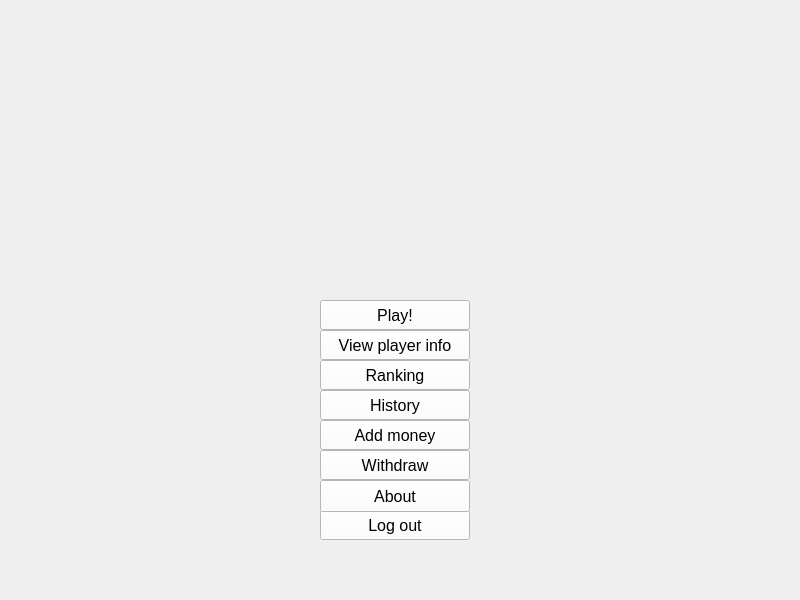
<?xml version="1.0" encoding="UTF-8"?>
<ui version="4.0">
 <class>Form</class>
 <widget class="QWidget" name="Form">
  <property name="geometry">
   <rect>
    <x>0</x>
    <y>0</y>
    <width>800</width>
    <height>600</height>
   </rect>
  </property>
  <property name="windowTitle">
   <string>Form</string>
  </property>
  <property name="layoutDirection">
   <enum>Qt::LeftToRight</enum>
  </property>
  <widget class="QPushButton" name="play_button">
   <property name="geometry">
    <rect>
     <x>320</x>
     <y>300</y>
     <width>150</width>
     <height>30</height>
    </rect>
   </property>
   <property name="font">
    <font>
     <family>Arial</family>
     <pointsize>12</pointsize>
    </font>
   </property>
   <property name="styleSheet">
    <string notr="true">color: rgb(0, 0, 0);
background-color: rgb(255, 255, 255);
border-color: rgb(255, 255, 255);</string>
   </property>
   <property name="text">
    <string>Play!</string>
   </property>
  </widget>
  <widget class="QPushButton" name="logout_button">
   <property name="geometry">
    <rect>
     <x>320</x>
     <y>510</y>
     <width>150</width>
     <height>30</height>
    </rect>
   </property>
   <property name="font">
    <font>
     <family>Arial</family>
     <pointsize>12</pointsize>
    </font>
   </property>
   <property name="styleSheet">
    <string notr="true">color: rgb(0, 0, 0);
background-color: rgb(255, 255, 255);
border-color: rgb(255, 255, 255);</string>
   </property>
   <property name="text">
    <string>Log out</string>
   </property>
  </widget>
  <widget class="QPushButton" name="add_button">
   <property name="geometry">
    <rect>
     <x>320</x>
     <y>420</y>
     <width>150</width>
     <height>30</height>
    </rect>
   </property>
   <property name="font">
    <font>
     <family>Arial</family>
     <pointsize>12</pointsize>
    </font>
   </property>
   <property name="styleSheet">
    <string notr="true">color: rgb(0, 0, 0);
background-color: rgb(255, 255, 255);
border-color: rgb(255, 255, 255);</string>
   </property>
   <property name="text">
    <string>Add money</string>
   </property>
  </widget>
  <widget class="QPushButton" name="info_button">
   <property name="geometry">
    <rect>
     <x>320</x>
     <y>330</y>
     <width>150</width>
     <height>30</height>
    </rect>
   </property>
   <property name="font">
    <font>
     <family>Arial</family>
     <pointsize>12</pointsize>
    </font>
   </property>
   <property name="styleSheet">
    <string notr="true">color: rgb(0, 0, 0);
background-color: rgb(255, 255, 255);
border-color: rgb(255, 255, 255);</string>
   </property>
   <property name="text">
    <string>View player info</string>
   </property>
  </widget>
  <widget class="QPushButton" name="show_rank_button">
   <property name="geometry">
    <rect>
     <x>320</x>
     <y>360</y>
     <width>150</width>
     <height>30</height>
    </rect>
   </property>
   <property name="font">
    <font>
     <family>Arial</family>
     <pointsize>12</pointsize>
    </font>
   </property>
   <property name="styleSheet">
    <string notr="true">color: rgb(0, 0, 0);
background-color: rgb(255, 255, 255);
border-color: rgb(255, 255, 255);</string>
   </property>
   <property name="text">
    <string>Ranking</string>
   </property>
  </widget>
  <widget class="QLabel" name="username_label">
   <property name="geometry">
    <rect>
     <x>620</x>
     <y>10</y>
     <width>171</width>
     <height>25</height>
    </rect>
   </property>
   <property name="font">
    <font>
     <family>Arial</family>
     <pointsize>16</pointsize>
    </font>
   </property>
   <property name="styleSheet">
    <string notr="true">color: rgb(255, 255, 255);</string>
   </property>
   <property name="text">
    <string/>
   </property>
   <property name="alignment">
    <set>Qt::AlignRight|Qt::AlignTrailing|Qt::AlignVCenter</set>
   </property>
  </widget>
  <widget class="QLabel" name="balance_label">
   <property name="geometry">
    <rect>
     <x>620</x>
     <y>50</y>
     <width>171</width>
     <height>25</height>
    </rect>
   </property>
   <property name="font">
    <font>
     <family>Arial</family>
     <pointsize>16</pointsize>
    </font>
   </property>
   <property name="styleSheet">
    <string notr="true">color: rgb(255, 255, 255);</string>
   </property>
   <property name="text">
    <string/>
   </property>
   <property name="alignment">
    <set>Qt::AlignRight|Qt::AlignTrailing|Qt::AlignVCenter</set>
   </property>
  </widget>
  <widget class="QPushButton" name="withdraw_button">
   <property name="geometry">
    <rect>
     <x>320</x>
     <y>450</y>
     <width>150</width>
     <height>30</height>
    </rect>
   </property>
   <property name="font">
    <font>
     <family>Arial</family>
     <pointsize>12</pointsize>
    </font>
   </property>
   <property name="styleSheet">
    <string notr="true">color: rgb(0, 0, 0);
background-color: rgb(255, 255, 255);
border-color: rgb(255, 255, 255);</string>
   </property>
   <property name="text">
    <string>Withdraw</string>
   </property>
  </widget>
  <widget class="QPushButton" name="history_button">
   <property name="geometry">
    <rect>
     <x>320</x>
     <y>390</y>
     <width>150</width>
     <height>30</height>
    </rect>
   </property>
   <property name="font">
    <font>
     <family>Arial</family>
     <pointsize>12</pointsize>
    </font>
   </property>
   <property name="styleSheet">
    <string notr="true">color: rgb(0, 0, 0);
background-color: rgb(255, 255, 255);
border-color: rgb(255, 255, 255);</string>
   </property>
   <property name="text">
    <string>History</string>
   </property>
  </widget>
  <widget class="QLabel" name="background_label">
   <property name="geometry">
    <rect>
     <x>0</x>
     <y>0</y>
     <width>800</width>
     <height>600</height>
    </rect>
   </property>
   <property name="font">
    <font>
     <pointsize>14</pointsize>
    </font>
   </property>
   <property name="styleSheet">
    <string notr="true">border-image: url(./asset/home.png) 0 0 0 0 stretch stretch;</string>
   </property>
   <property name="text">
    <string/>
   </property>
  </widget>
  <widget class="QPushButton" name="about_button">
   <property name="geometry">
    <rect>
     <x>320</x>
     <y>480</y>
     <width>150</width>
     <height>32</height>
    </rect>
   </property>
   <property name="font">
    <font>
     <family>Arial</family>
     <pointsize>12</pointsize>
    </font>
   </property>
   <property name="styleSheet">
    <string notr="true">color: rgb(0, 0, 0);
background-color: rgb(255, 255, 255);
border-color: rgb(255, 255, 255);
</string>
   </property>
   <property name="text">
    <string>About</string>
   </property>
  </widget>
  <zorder>background_label</zorder>
  <zorder>play_button</zorder>
  <zorder>logout_button</zorder>
  <zorder>add_button</zorder>
  <zorder>info_button</zorder>
  <zorder>show_rank_button</zorder>
  <zorder>username_label</zorder>
  <zorder>balance_label</zorder>
  <zorder>withdraw_button</zorder>
  <zorder>history_button</zorder>
  <zorder>about_button</zorder>
 </widget>
 <resources/>
 <connections/>
</ui>
